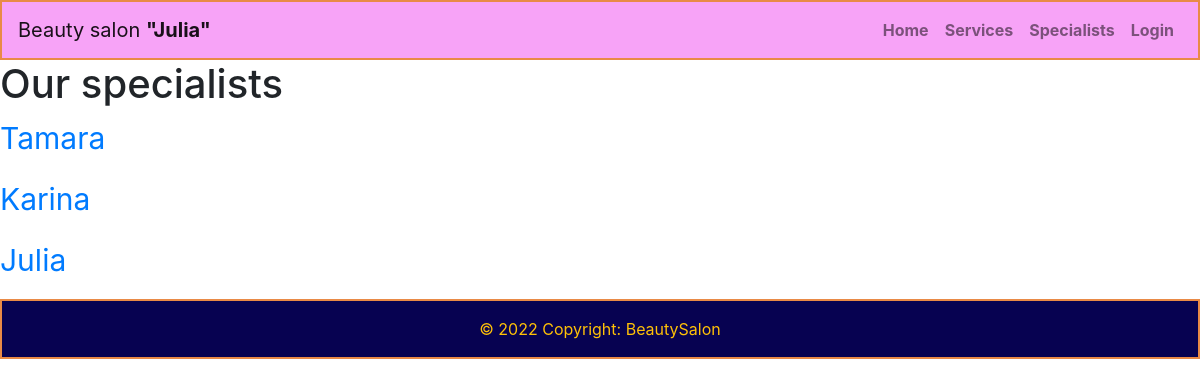
Screenshot of /specialists/ with the database file from the repository.
### salon/models.py (models this page shows, shortened)
class Specialist(models.Model):
    RANKS = (
        (1, 'Rank 1'),
        (2, 'Rank 2')
    )
    STATUSES = (
        (1, 'Day off'),
        (2, 'At Work'),
        (3, 'Sickness'),
        (9, 'Fired')
    )
    name = models.CharField(max_length=150, null=False)
    rank = models.IntegerField(default=0, choices=RANKS)
    phone = models.CharField(max_length=20, null=False)
    status = models.IntegerField(default=1, choices=STATUSES)
    services = models.ManyToManyField(Service)

### user/utils.py (the view)
    def wrapper(*args, **kwargs):
        if args[0].user.groups.filter(name='salon_admin').exists():
            return render(args[0], 'salon/404.html', status=404)
        return func(*args, **kwargs)

### salon/views.py (called while the page is built)
@simple_user_required
def specialists(request):
    available_specialists = {}
    try:
        available_specialists = Specialist.objects.filter(status=2,
                                                          workschedule__end_time__gt=CURRENT_TIME).distinct()
    except Exception as err:
        print(err)
    return render(request, 'salon/specialists.html', {'specialists': available_specialists})

### user/utils.py (called while the page is built)
def simple_user_required(func):
    def wrapper(*args, **kwargs):
        if args[0].user.groups.filter(name='salon_admin').exists():
            return render(args[0], 'salon/404.html', status=404)
        return func(*args, **kwargs)
    return wrapper

### salon/templates/salon/specialists.html (shortened to what this page needs)
{% extends 'salon/base.html' %}
{% load static %}
{% block content %}
<h1>Our specialists</h1>
{% for specialist in specialists %}
    <p style="font-size: 30px"><a href="/specialist/{{specialist.id}}/">{{specialist.name}}</a></p>
{% endfor %}
{% endblock %}

### rows the page displays
Specialist: name "Tamara"
Specialist: name "Karina"
Specialist: name "Julia"
